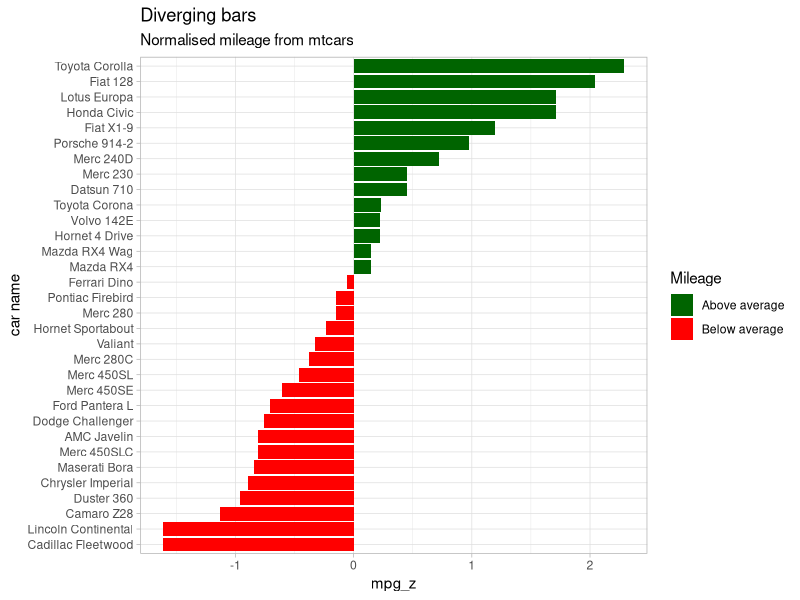
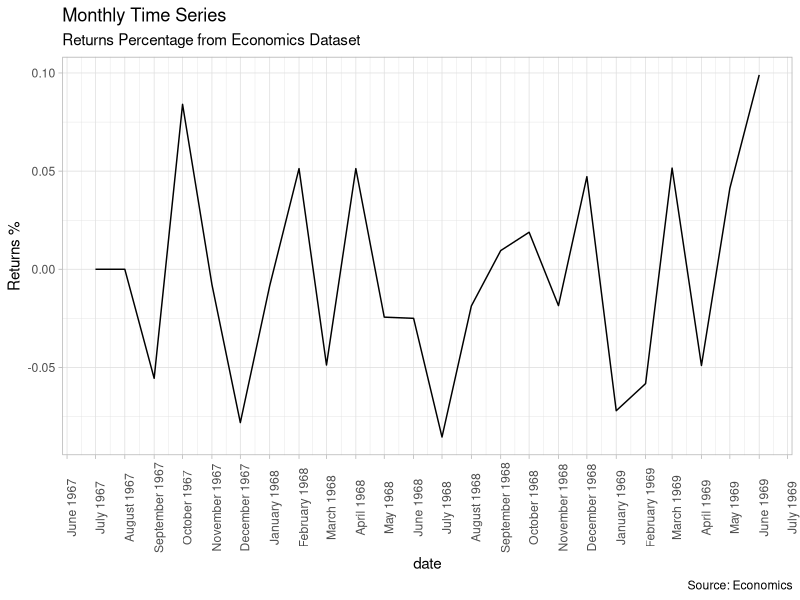

Write the R code that produced these figures, in order.
setwd("D:/Programowanie/R_projekty")
library(ggplot2)

# Wykres I ----------------------------------------------------------------

data(mtcars)  # load data
mtcars$`car name` <- rownames(mtcars)  # create new column for car names
mtcars$mpg_z <- round((mtcars$mpg - mean(mtcars$mpg))/sd(mtcars$mpg), 2)  # compute normalized mpg
mtcars$mpg_type <- ifelse(mtcars$mpg_z < 0, "below", "above")  # above / below avg flag
mtcars <- mtcars[order(mtcars$mpg_z), ]  # sort
mtcars$`car name` <- factor(mtcars$`car name`, levels = mtcars$`car name`)

div_bars <- ggplot(mtcars, aes(mpg_z, `car name`, fill = mpg_type)) +  
  geom_bar(stat = "identity")+
  theme_light()+
  #scale_fill_manual(values = c("darkgreen", "red"))+
  scale_fill_manual(name = "Mileage", labels = c("Above average", "Below average"), values = c("darkgreen", "red"))+
  labs(title= 'Diverging bars', subtitle = 'Normalised mileage from mtcars')
div_bars

# Wykres II ---------------------------------------------------------------

library(lubridate)
data("economics", package = "ggplot2")
economics$returns_perc <- c(0,diff(economics$psavert)/economics$psavert[-length(economics$psavert)])
economics_m <- economics[1:24, ]

time_series <- ggplot(economics_m, aes(date, returns_perc)) + geom_line() +
  scale_x_date(date_breaks = "1 month", date_labels = "%B %Y") +
  theme_light() + 
  labs(x = "date", y = "Returns %", title = "Monthly Time Series", subtitle = "Returns Percentage from Economics Dataset", caption = "Source: Economics")+
  theme(axis.text.x = element_text(angle = 90))
time_series
  

                            